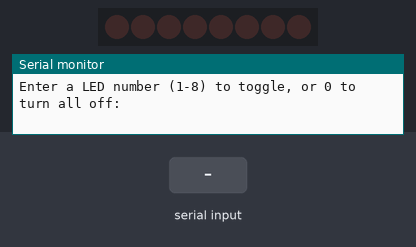
This sketch was run on a simulated Arduino Uno, built with avr-gcc and run on an emulated ATmega328P. Shown: 8 shift-register outputs drawn as a row of LEDs (first output left, lit = HIGH), the last lines printed to the serial monitor. Wiring (inferred from the names in the program): shift register (74HC595): data pin 12; shift clock pin 9; latch pin 11. Wiring (inferred from the signals the program sends): row of LEDs: on Q0, Q1, Q2, Q3, Q4, Q5, Q6, Q7. Inputs (shaded band) come from the test bench.

Above: at 1.2 s.
1.3 s: "5\n" received over Serial
At 2.1 s:
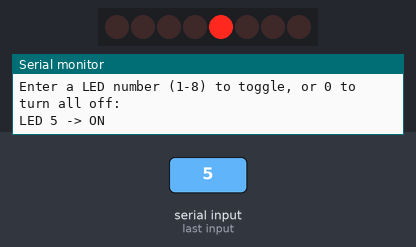
4.3 s: "0\n" received over Serial
At 5.6 s:
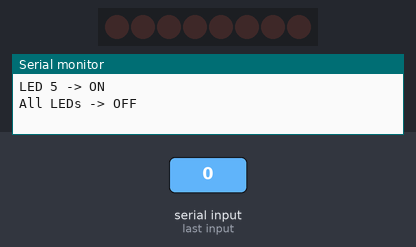
Timing chart, 0 to 7.3 s (numbered marks = the images above; inputs shaded):
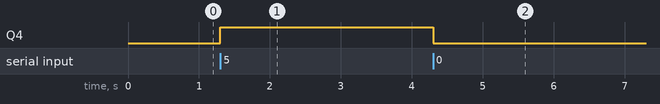

The sketch:

shift_register_74hc595.ino
```cpp
/*
  Control 8 LEDs using a 74HC595 shift register (3 digital pins) via the Serial Monitor.
  Send 1-8 to toggle a specific LED, or 0 to turn all LEDs off.
*/
const int latchPin = 11;  // Latch pin (ST_CP)
const int clockPin = 9;   // Clock pin (SH_CP)
const int dataPin = 12;   // Data pin (DS)

byte ledState = 0;        // Bitmask storing the state of all 8 LEDs

void updateShiftRegister(byte state) {
  digitalWrite(latchPin, LOW);
  shiftOut(dataPin, clockPin, MSBFIRST, state);
  digitalWrite(latchPin, HIGH);
}

void setup() {
  pinMode(latchPin, OUTPUT);
  pinMode(clockPin, OUTPUT);
  pinMode(dataPin, OUTPUT);

  updateShiftRegister(ledState);  // Turn off all LEDs on startup
  Serial.begin(9600);
  Serial.println("Enter a LED number (1-8) to toggle, or 0 to turn all off:");
}

void loop() {
  if (Serial.available() > 0) {
    int ledNumber = Serial.parseInt();

    // Clear trailing newline/carriage return characters from the serial buffer
    while (Serial.available() > 0) {
      Serial.read();
    }

    if (ledNumber >= 1 && ledNumber <= 8) {
      // Toggle the corresponding bit (0-indexed)
      ledState ^= (1 << (ledNumber - 1));
      updateShiftRegister(ledState);

      Serial.print("LED ");
      Serial.print(ledNumber);
      Serial.print(" -> ");
      Serial.println(bitRead(ledState, ledNumber - 1) ? "ON" : "OFF");
    } else if (ledNumber == 0) {
      ledState = 0;
      updateShiftRegister(ledState);
      Serial.println("All LEDs -> OFF");
    } else {
      Serial.println("Invalid input. Enter 1-8 to toggle, or 0 to turn all off.");
    }
  }
}
```

Measured:
- after the input at 1.3 s, Q4: LOW → HIGH at once
- after the input at 4.3 s, Q4: HIGH → LOW at once
